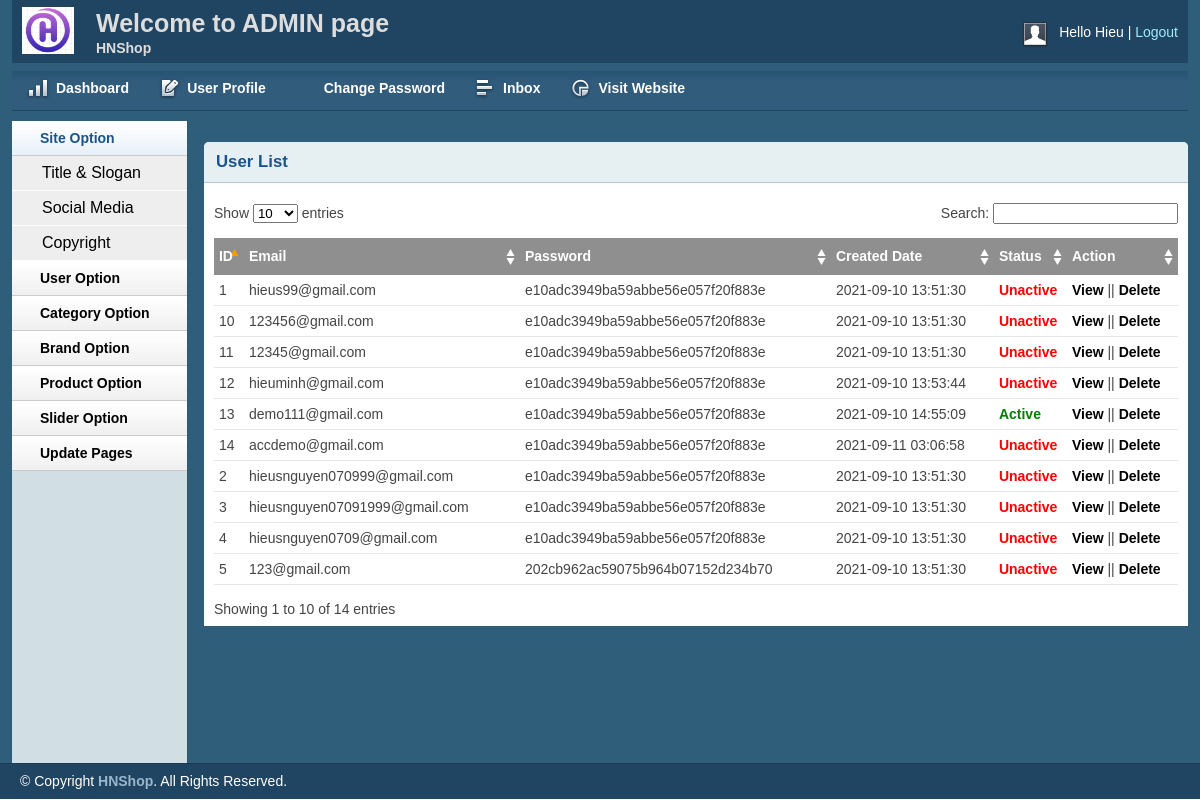
Page /admin/listuser.php (signed in) on the committed database.
### tables this page shows
CREATE TABLE IF NOT EXISTS `tbl_customer` (
  `id` int(11) NOT NULL AUTO_INCREMENT,
  `name` varchar(255) NOT NULL,
  `address` varchar(255) NOT NULL,
  `city` varchar(30) NOT NULL,
  `country` varchar(30) NOT NULL,
  `zipcode` varchar(30) NOT NULL,
  `phone` varchar(30) NOT NULL,
  `email` varchar(50) NOT NULL,
  `password` varchar(255) NOT NULL,
  `status` int(11) NOT NULL,
  `created_date` timestamp NOT NULL DEFAULT CURRENT_TIMESTAMP,
  PRIMARY KEY (`id`)
);

### lib/database.php (called while the page is built, shortened)
<?php
Class Database extends PDO{
   public $host   = DB_HOST;
   public $user   = DB_USER;
   public $pass   = DB_PASS;
   public $dbname = DB_NAME;
   public $link;
private function connectDB(){
   $this->link = new mysqli($this->host, $this->user, $this->pass,
    $this->dbname);
 }
public function select($query){
  $result = $this->link->query($query) or
   die($this->link->error.__LINE__);
  if($result->num_rows > 0){
    return $result;
  } else {
    return false;
  }
 }
}

### classes/customer.php (called while the page is built, shortened)
<?php
$filepath = realpath(dirname(__FILE__));
include_once ($filepath.'/../lib/database.php');
?>
<?php
 class customer
 {
 	 private $db;
	 public function __construct()
	 {
		$this->db = new Database();
	 }
	public function select_all_customers()
	{
		$query ="SELECT * FROM tbl_customer";
		$result = $this->db->select($query);
		return $result;
	}
 }
?>

### admin/listuser.php (the view, shortened to what this page needs)
<?php include 'inc/header.php';?>
<?php include 'inc/sidebar.php';?>
<?php include '../classes/customer.php'?>
<?php
$cs = new customer();
?>
<div class="grid_10">
    <div class="box round first grid">
        <h2>User List</h2>
        <div class="block">
            <table class="data display datatable" id="example">
			<thead>
				<tr>
					<th>ID</th>
					<th>Email</th>
					<th>Password</th>
					<th>Created Date</th>
					<th>Status</th>
					<th>Action</th>
				</tr>
			</thead>
			<tbody>
				<?php
					$select_all_customers = $cs->select_all_customers();
					if($select_all_customers)
					{
						$i = 0;
						while($result = $select_all_customers->fetch_assoc())
						{
							$i++;
				?>
				<tr class="odd gradeX">
					<td><?php echo $i; ?></td>
					<td><?php echo $result['email'] ?></td>
					<td><?php echo $result['password'] ?></td>
					<td><?php echo $result['created_date'] ?></td>
					<td>
						<?php
							if($result['status'] == 1)
							{
						?>
						<a style="color: green" href="?id=<?php echo $result['id'] ?>&status=0">Active</a>
						<?php
							}
							else if($result['status'] == 0)
							{
						?>
						<a style="color: red" href="?id=<?php echo $result['id'] ?>&status=1">Unactive</a>
						<?php
							}
						?>
					</td>
					<td>
					<a href="edituser.php?customerid=<?php echo $result['id']?>">View</a> ||
					<a href="?customerid=<?php echo $result['id'] ?>" onclick="return confirm('Are you sure to Delete!');">Delete</a></td>
				</tr>
				<?php
						}
					}
				?>
			</tbody>
		</table>
       </div>
    </div>
</div>
<?php include 'inc/footer.php';?>

### admin/css/layout.css (style rules this page uses)
body { background: #fff none repeat scroll 0 0; color: #444; font-size: 14px; padding: 0; }
a { color: #000; font-weight:bold; text-decoration: none; }
h1, h2, h3, h4, h5, h6 { line-height:1.2em; margin-bottom:.3em; }
h2 { margin-top:1em; }
.box { background:#fff; margin-bottom:20px; padding:10px 10px 10px 10px; margin-left:-8px; }
.box.grid { padding-bottom:40px; }
.box.round { -moz-border-radius: 5px 5px 0px 0px; -webkit-border-radius: 5px 5px 0px 0px; border-radius: 5px 5px 0px 0px; }
.box h2 { font-size:1.2em; font-weight:bold; color:#1B548D; background:#E6F0F3; margin:-10px -10px 0 -10px; padding:10px 12px; border-bottom:1px solid #B3CBD6; -moz-border-radius: 5px 5px 0px 0px; -webkit-border-radius: 5px 5px 0px 0px; border-radius: 5px 5px 0px 0px; }
.box.first { min-height: 406px; }
.block { padding-top:20px; }
.block { padding-bottom:1px; }
table.display { margin: 0 auto; clear: both; width: 100%; }
.sorting_asc { background: #8f8f8f url(../img/table/sort_asc.png) no-repeat center right; padding:8px 5px; text-align:left; color:#fff; }
.sorting { background:#8f8f8f url(../img/table/sort_both.png) no-repeat center right; padding:8px 5px; text-align:left; color:#fff; }
tr.odd { height: 30px; line-height: 30px; border-bottom:1px solid #e6e6e6; }
tr.even { height: 30px; line-height: 30px; border-bottom:1px solid #e6e6e6; }
tr.odd td, tr.even td { padding-left:5px; }

### rows in the picture
tbl_customer: email "hieus99@gmail.com", password "e10adc3949ba59abbe56e057f20f883e", created_date "2021-09-10 13:51:30"
tbl_customer: email "hieusnguyen070999@gmail.com", password "e10adc3949ba59abbe56e057f20f883e", created_date "2021-09-10 13:51:30"
tbl_customer: email "hieusnguyen07091999@gmail.com", password "e10adc3949ba59abbe56e057f20f883e", created_date "2021-09-10 13:51:30"
tbl_customer: email "hieusnguyen0709@gmail.com", password "e10adc3949ba59abbe56e057f20f883e", created_date "2021-09-10 13:51:30"
tbl_customer: email "123@gmail.com", password "202cb962ac59075b964b07152d234b70", created_date "2021-09-10 13:51:30"
tbl_customer: email "123456@gmail.com", password "e10adc3949ba59abbe56e057f20f883e", created_date "2021-09-10 13:51:30"
tbl_customer: email "12345@gmail.com", password "e10adc3949ba59abbe56e057f20f883e", created_date "2021-09-10 13:51:30"
tbl_customer: email "hieuminh@gmail.com", password "e10adc3949ba59abbe56e057f20f883e", created_date "2021-09-10 13:53:44"
tbl_customer: email "demo111@gmail.com", password "e10adc3949ba59abbe56e057f20f883e", created_date "2021-09-10 14:55:09"
tbl_customer: email "accdemo@gmail.com", password "e10adc3949ba59abbe56e057f20f883e", created_date "2021-09-11 03:06:58"

### other values in the picture
Session::get('adminName') "Hieu"
